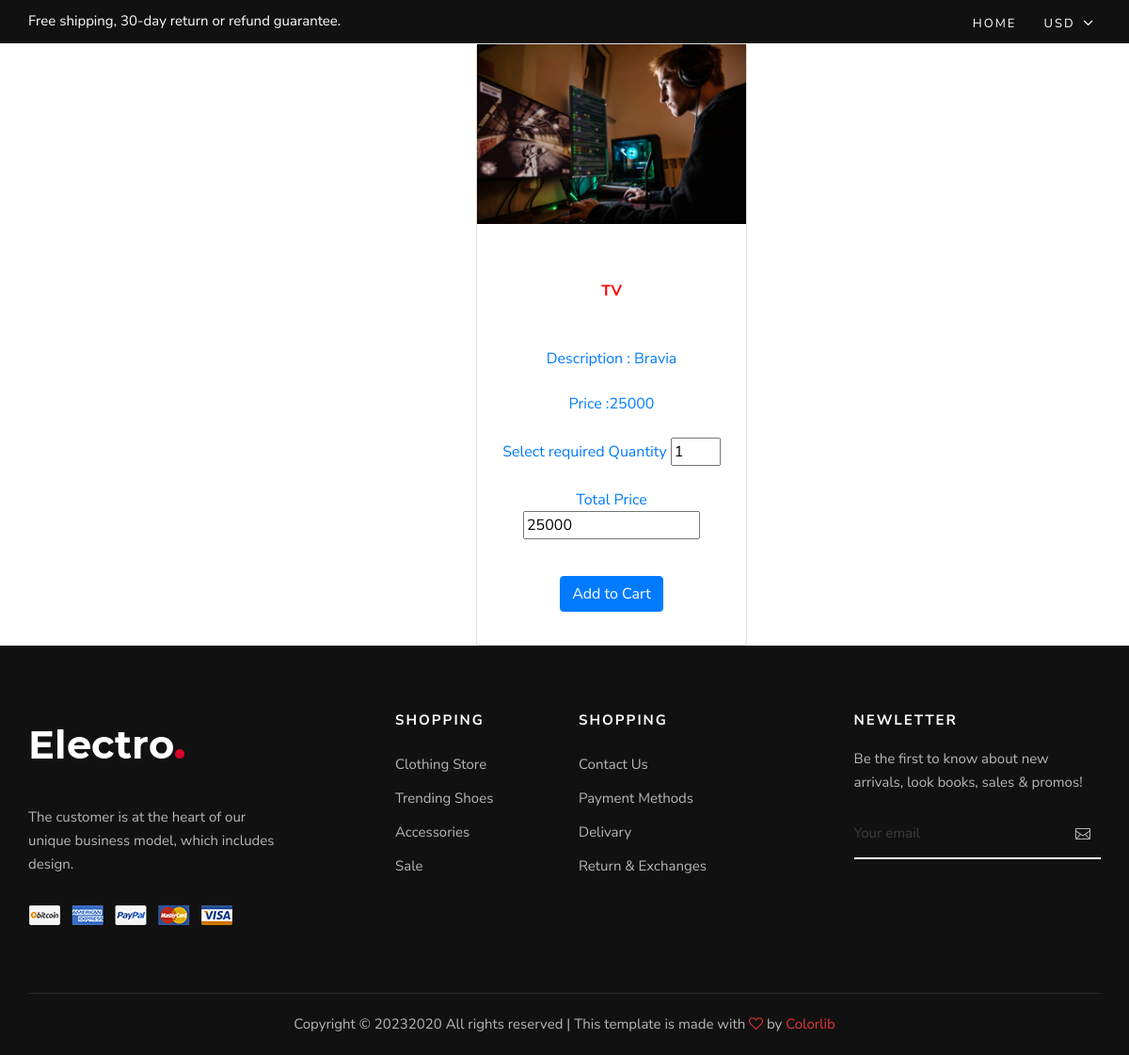
Screenshot of /E_shopappfront/displayProd/1/ with the database file from the repository.
### E_shopproject/models.py (models this page shows)
class Productss(models.Model):
    Name = models.CharField(max_length=25, null=True, blank=True)
    Price = models.IntegerField(null=True, blank=True)
    Brand = models.CharField(max_length=25, null=True, blank=True)
    Description = models.CharField(max_length=250, null=True, blank=True)
    Image = models.ImageField(upload_to="profile", null=True, blank=True)
    Categry = models.CharField(max_length=20, null=True, blank=True)

### E_shopfront/views.py (the view)
# urls.py: path('displayProd/<int:dataid>/', views.displayProd, name="displayProd"),
def displayProd(req, dataid):
    data = Productss.objects.get(id=dataid)
    return render(req, "productDetails.html", {'data': data})

### E_shopfront/templates/productDetails.html (shortened to what this page needs)
<!DOCTYPE html>
{% load static %}
<html lang="zxx">
<head>
    <link rel="stylesheet" href="{% static 'css/bootstrap.min.css' %}" type="text/css">
    <link rel="stylesheet" href="{% static 'css/font-awesome.min.css' %}" type="text/css">
    <link rel="stylesheet" href="{% static 'css/elegant-icons.css' %}" type="text/css">
    <link rel="stylesheet" href="{% static 'css/magnific-popup.css' %}" type="text/css">
    <link rel="stylesheet" href="{% static 'css/nice-select.css' %}" type="text/css">
    <link rel="stylesheet" href="{% static 'css/owl.carousel.min.css' %}" type="text/css">
    <link rel="stylesheet" href="{% static 'css/slicknav.min.css' %}" type="text/css">
    <link rel="stylesheet" href="{% static 'css/style.css' %}" type="text/css">
</head>
<body>
    <header class="header">
        <div class="header__top">
            <div class="container">
                <div class="row">
                    <div class="col-lg-6 col-md-7">
                        <div class="header__top__left">
                            <p>Free shipping, 30-day return or refund guarantee.</p>
                        </div>
                    </div>
                    <div class="col-lg-6 col-md-5">
                        <div class="header__top__right">
                            <div class="header__top__links">
                                <a href="{% url 'home_pg' %}">Home</a>
                            </div>
                            <div class="header__top__hover">
                                <span>Usd <i class="arrow_carrot-down"></i></span>
                            </div>
                        </div>
                    </div>
                </div>
            </div>
        </div>
       <div>
            <center>
            <div class="card" style="width: 18rem; margin-left:100px;">
                <form method="post" action="" enctype="multipart/form-data">
                <p><a href="#" class="img-prod"><img class="img-fluid" src="{{data.Image.url}}" class="card-img-top" alt="..."></a></p>
     <div class="card-body">
      <a href="productdetails.html" class="card-title" style="margin-left:100px; color:red; "><center><b>{{data.Name}}</b></center></a><br><br>
      <a href="productdetails.html" class="card-title">Description : {{data.Description}}</a><br><br>
       <a href="productdetails.html" class="card-title">Price :{{data.Price}}</a><br><br>
       <a href="productdetails.html" class="card-title"> Select required Quantity</a>
      <input type="number" min="1" max="10" name="quantity" id="qty" value="1"><br><br>
       <a href="productdetails.html" class="card-title">Total Price</a>
      <input type="text" name="totalprice" id="totalprice" value="{{data.Price}}"><br><br>
      <p><center><a href="{% url 'login' %}" class="btn btn-primary">Add to Cart</a></center></p>
  </div>
 </center>
</div>
    </header>
    <footer class="footer">
        <div class="container">
            <div class="row">
                <div class="col-lg-3 col-md-6 col-sm-6">
                    <div class="footer__about">
                        <div class="footer__logo">
                            <a href="#"><img src="{% static 'img/footer-logo.png' %}" alt=""></a>
                        </div>
                        <p>The customer is at the heart of our unique business model, which includes design.</p>
                        <a href="#"><img src="{% static 'img/payment.png' %}" alt=""></a>
                    </div>
                </div>
                <div class="col-lg-2 offset-lg-1 col-md-3 col-sm-6">
                    <div class="footer__widget">
                        <h6>Shopping</h6>
                        <ul>
                            <li><a href="#">Clothing Store</a></li>
                            <li><a href="#">Trending Shoes</a></li>
                            <li><a href="#">Accessories</a></li>
                            <li><a href="#">Sale</a></li>
                        </ul>
                    </div>
                </div>
                <div class="col-lg-2 col-md-3 col-sm-6">
                    <div class="footer__widget">
                        <h6>Shopping</h6>
                        <ul>
                            <li><a href="#">Contact Us</a></li>
                            <li><a href="#">Payment Methods</a></li>
                            <li><a href="#">Delivary</a></li>
                            <li><a href="#">Return & Exchanges</a></li>
                        </ul>
                    </div>
                </div>
                <div class="col-lg-3 offset-lg-1 col-md-6 col-sm-6">
                    <div class="footer__widget">
                        <h6>NewLetter</h6>
                        <div class="footer__newslatter">
                            <p>Be the first to know about new arrivals, look books, sales & promos!</p>
                            <form action="#">
                                <input type="text" placeholder="Your email">
                                <button type="submit"><span class="icon_mail_alt"></span></button>
                            </form>
                        </div>
                    </div>
                </div>
            </div>
            <div class="row">
                <div class="col-lg-12 text-center">
                    <div class="footer__copyright__text">
                        <p>Copyright ©
                            2020
                            All rights reserved | This template is made with <i class="fa fa-heart-o"
                            aria-hidden="true"></i> by <a href="https://colorlib.com" target="_blank">Colorlib</a>
                        </p>
                    </div>
                </div>
            </div>
        </div>
    </footer>
</body>
</html>

### E_shopfront/static/css/style.css (style rules this page uses)
html, body { height: 100%; font-family: "Nunito Sans", sans-serif; -webkit-font-smoothing: antialiased; }
h1, h2, h3, h4, h5, h6 { margin: 0; color: #111111; font-weight: 400; font-family: "Nunito Sans", sans-serif; }
h6 { font-size: 16px; }
p { font-size: 15px; font-family: "Nunito Sans", sans-serif; color: #3d3d3d; font-weight: 400; line-height: 25px; margin: 0 0 15px 0; }
img { max-width: 100%; }
ul, ol { padding: 0; margin: 0; }
.header { background: #ffffff; }
.header__top { background: #111111; padding: 10px 0; }
.header__top__left p { color: #ffffff; margin-bottom: 0; }
.header__top__right { text-align: right; }
.header__top__links { display: inline-block; margin-right: 25px; }
.header__top__links a { color: #ffffff; font-size: 13px; text-transform: uppercase; letter-spacing: 2px; margin-right: 28px; display: inline-block; }
.header__top__links a:last-child { margin-right: 0; }
.header__top__hover { display: inline-block; position: relative; }
.header__top__hover span { color: #ffffff; font-size: 13px; text-transform: uppercase; letter-spacing: 2px; display: inline-block; cursor: pointer; }
.header__top__hover span i { font-size: 20px; position: relative; top: 3px; right: 2px; }
.footer { background: #111111; padding-top: 70px; }
.footer__about { margin-bottom: 30px; }
.footer__about .footer__logo { margin-bottom: 30px; }
.footer__about .footer__logo a { display: inline-block; }
.footer__about p { color: #b7b7b7; margin-bottom: 30px; }
.footer__widget { margin-bottom: 30px; }
.footer__widget h6 { color: #ffffff; font-size: 15px; font-weight: 700; text-transform: uppercase; letter-spacing: 2px; margin-bottom: 20px; }
.footer__widget ul li { line-height: 36px; list-style: none; }
.footer__widget ul li a { color: #b7b7b7; font-size: 15px; }
.footer__widget .footer__newslatter p { color: #b7b7b7; }
.footer__widget .footer__newslatter form { position: relative; }
.footer__widget .footer__newslatter form input { width: 100%; font-size: 15px; color: #3d3d3d; background: transparent; border: none; padding: 15px 0; border-bottom: 2px solid #ffffff; }
.footer__widget .footer__newslatter form input::placeholder { color: #3d3d3d; }
.footer__widget .footer__newslatter form button { color: #b7b7b7; font-size: 16px; position: absolute; right: 5px; top: 0; height: 100%; background: transparent; border: none; }
.footer__copyright__text { border-top: 1px solid rgba(255, 255, 255, 0.1); padding: 20px 0; margin-top: 40px; }
.footer__copyright__text p { color: #b7b7b7; margin-bottom: 0; }
.footer__copyright__text p i { color: #e53637; }
.footer__copyright__text p a { color: #e53637; }
@media only screen and (min-width: 1200px) { .container { max-width: 1170px; } }

### rows the page displays
Productss: Image (picture), Name "TV", Description "Bravia", Price "25000", totalprice "25000"
